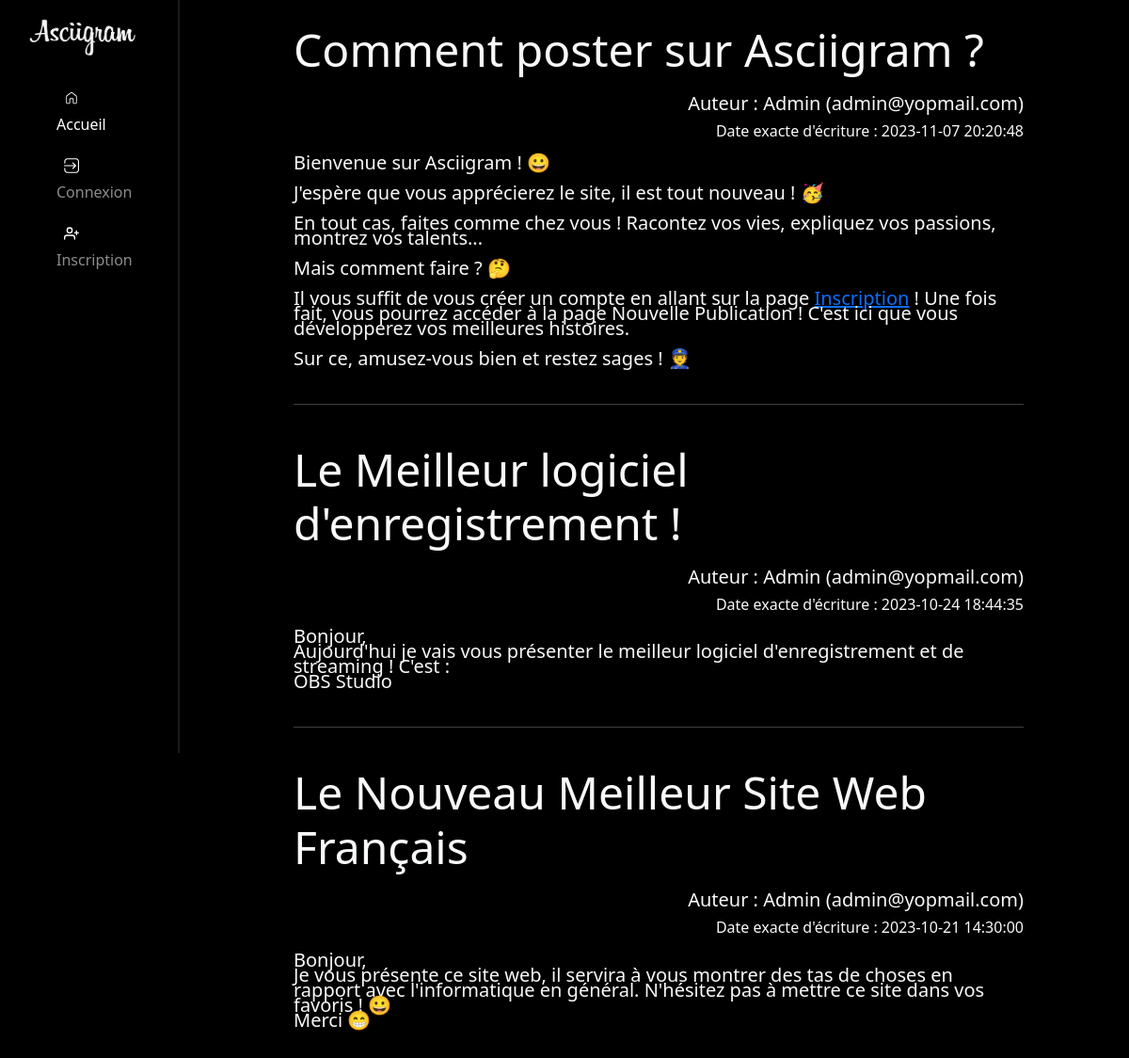
The page / on the database its author committed.
### tables this page shows
CREATE TABLE Posts (
    Titre TEXT,
    Contenu TEXT PRIMARY KEY UNIQUE,
    Date DATETIME,
    Auteur INTEGER,
    FOREIGN KEY (Auteur) REFERENCES Users(Mail)
);

CREATE TABLE "Users" (
	"Pseudo"	TEXT NOT NULL,
	"Mail"	TEXT NOT NULL UNIQUE,
	"Date d'inscription"	DATE,
	"Administrateur"	INTEGER,
	"Modérateur"	INTEGER,
	PRIMARY KEY("Mail")
);

### main.py (the view)
    @app.route('/')
    def index():
        conn = sqlite3.connect('DataBase.db')
        cur = conn.cursor()
        cur.execute('SELECT Posts.*, Users.pseudo FROM Posts INNER JOIN Users ON Posts.auteur = Users.Mail ORDER BY Date DESC;')
        conn.commit()
        liste = cur.fetchall()
        cur.close()
        conn.close()
        return render_template("index.html", liste=liste)

### templates/index.html (shortened to what this page needs)
<!DOCTYPE html>
<html lang="fr">
   <head>
      <link
         rel="stylesheet"
         type="text/css"
         href="{{ url_for('static',filename='bootstrap/bootstrap.min.css') }}"
      />
   </head>
   <body class="bg-black" style="margin: 0; border: 0; padding: 0">
      <div class="row" style="margin: 0; border: 0; padding: 0">
         <div class="col-2">
            <nav
               class="navbar navbar-dark navbar-nav"
               style="margin: 0; border: 0; padding: 0"
            >
               <div class="container-fluid">
                  <div class="row" style="margin-right: 0px">
                     <a
                        class="navbar-brand"
                        href="/"
                        style="
                           height: 10vh;
                           padding: 0;
                           border-right: 2px solid #1a1a1a;
                        "
                     >
                        <img
                           src="{{ url_for('static', filename='images/asgrfull.png') }}"
                           alt="Logo"
                           style="width: 15vh; margin-right: -20px"
                           class="m-3"
                        />
                     </a>
                     <nav
                        class="d-block"
                        style="
                           margin: 0;
                           border: 0;
                           padding: 0;
                           border-right: 2px solid #1a1a1a;
                           height: 90vh;
                        "
                     >
                        <div class="position-sticky mx-5">
                           <ul class="navbar-nav flex-column">
                              <li class="nav-item">
                                 <a
                                    class="nav-link active"
                                    href="/"
                                    onmouseover="this.style.backgroundColor = '#1a1a1a';"
                                    onmouseout="this.style.backgroundColor='';"
                                 >
                                    <img
                                       src="{{ url_for('static',filename='images/home.svg') }}"
                                       alt="Home"
                                       style="width: 2vh; margin-right: -20px"
                                       class="m-2"
                                    />
                                    Accueil
                                 </a>
                              </li>
                              <li class="nav-item">
                                 <a
                                    class="nav-link"
                                    href="/login"
                                    onmouseover="this.style.backgroundColor = '#1a1a1a';"
                                    onmouseout="this.style.backgroundColor='';"
                                 >
                                    <img
                                       src="{{ url_for('static',filename='images/login.svg') }}"
                                       alt="Login"
                                       style="width: 2vh"
                                       class="m-2"
                                    />
                                    Connexion
                                 </a>
                              </li>
                              <li class="nav-item">
                                 <a
                                    class="nav-link"
                                    href="/inscription"
                                    onmouseover="this.style.backgroundColor = '#1a1a1a';"
                                    onmouseout="this.style.backgroundColor='';"
                                 >
                                    <img
                                       src="{{ url_for('static',filename='images/register.svg') }}"
                                       alt="Register"
                                       style="width: 2vh"
                                       class="m-2"
                                    />
                                    Inscription
                                 </a>
                              </li>
                           </ul>
                        </div>
                     </nav>
                  </div>
               </div>
            </nav>
         </div>
         <div class="col-1"></div>
         <div class="align-items-start col-8 text-light">
            {% for item in liste %}
            <div class="post brp">
               <h2
                  class="text-start display-5"
                  style="padding: 1vh; padding-left: 0; padding-top: 3vh"
               >
                  {{ item[0] }}
               </h2>
               <h5 class="text-end">Auteur : {{ item[4] }} ({{ item[3]}})</h5>
               <h6 class="text-end" style="padding-bottom: 1vh">
                  Date exacte d'écriture : {{item[2]}}
               </h6>
               <p
                  class="text-start"
                  style="padding-bottom: 3vh; line-height: 2vh; font-size: 1.25rem"
               >
                  {{ item[1]|safe}}
               </p>
            </div>
            {% if not loop.last %}
            <hr style="background-color: #262626" />
            {% endif %} {% endfor %}
         </div>
         <div class="col-1"></div>
      </div>
   </body>
</html>

### rows shown on the page
Posts: Titre "Comment poster sur Asciigram ?", Pseudo "Admin", Auteur "admin@yopmail.com", Date "2023-11-07 20:20:48", Contenu "Bienvenue sur Asciigram ! 😀 J'espère que vous apprécierez le site, il est tout nouveau ! 🥳 En tout cas, faites comme chez vous ! Racontez vos vies, expliquez vos passions, montrez vos talents... Mais comment faire ? 🤔 Il vous suffit de vous créer un compte en allant sur la page Inscription ! Une fois fait, vous pourrez accéder à la page Nouvelle Publication ! C'est ici que vous développerez vos meilleures histoires. Sur ce, amusez-vous bien et restez sages ! 👮"
Posts: Titre "Le Meilleur logiciel d'enregistrement !", Pseudo "Admin", Auteur "admin@yopmail.com", Date "2023-10-24 18:44:35", Contenu "Bonjour, Aujourd'hui je vais vous présenter le meilleur logiciel d'enregistrement et de streaming ! C'est : OBS Studio"
Posts: Titre "Le Nouveau Meilleur Site Web Français", Pseudo "Admin", Auteur "admin@yopmail.com", Date "2023-10-21 14:30:00", Contenu "Bonjour, Je vous présente ce site web, il servira à vous montrer des tas de choses en rapport avec l'informatique en général. N'hésitez pas à mettre ce site dans vos favoris ! 😀 Merci 😁"
